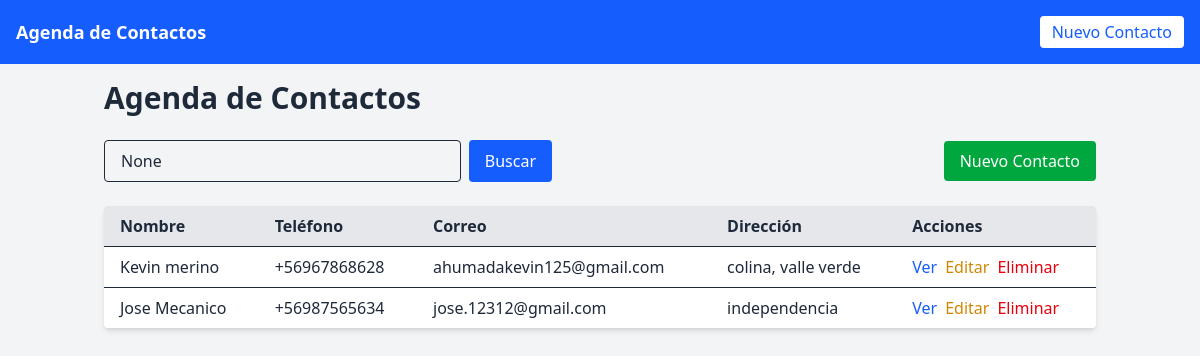
The app's page /contactos/, older data.
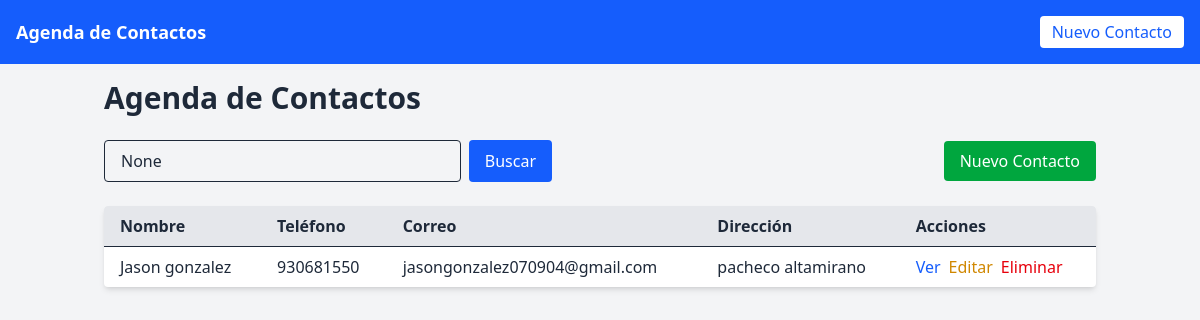
The same page, newer data.
### inventario/models.py (models this page shows, shortened)
class Contacto(models.Model):
    nombre = models.CharField(max_length=100)
    telefono = models.CharField(max_length=11)
    correo = models.EmailField()
    direccion = models.TextField()

### inventario/views.py (the view)
# urls.py: path('', lambda request: redirect('lista_contactos')),
def lista_contactos(request):
    query = request.GET.get('q')
    if query:
        contactos = Contacto.objects.filter(nombre__icontains=query) | Contacto.objects.filter(correo__icontains=query)
    else:
        contactos = Contacto.objects.all()
    return render(request, 'inventario/lista_contactos.html', {'contactos': contactos, 'query': query})

### inventario/templates/inventario/lista_contactos.html (shortened to what this page needs)
{% extends 'inventario/base.html' %}
{% block content %}
  <h2 class="text-3xl font-bold mb-6">Agenda de Contactos</h2>
  <div class="mb-6 flex justify-between items-center">
    <form method="get" class="flex gap-2 w-full max-w-md">
      <input type="text" name="q" placeholder="Buscar por nombre o correo" value="{{ query }}" class="px-4 py-2 border rounded w-full">
      <button type="submit" class="bg-blue-600 text-white px-4 py-2 rounded hover:bg-blue-700">Buscar</button>
    </form>
    <a href="{% url 'nuevo_contacto' %}" class="ml-4 bg-green-600 text-white px-4 py-2 rounded hover:bg-green-700">Nuevo Contacto</a>
  </div>
  <table class="w-full bg-white shadow-md rounded overflow-hidden">
    <thead class="bg-gray-200 text-left">
      <tr>
        <th class="px-4 py-2">Nombre</th>
        <th class="px-4 py-2">Teléfono</th>
        <th class="px-4 py-2">Correo</th>
        <th class="px-4 py-2">Dirección</th>
        <th class="px-4 py-2">Acciones</th>
      </tr>
    </thead>
    <tbody>
      {% for contacto in contactos %}
      <tr class="border-t hover:bg-gray-50">
        <td class="px-4 py-2">{{ contacto.nombre }}</td>
        <td class="px-4 py-2">{{ contacto.telefono }}</td>
        <td class="px-4 py-2">{{ contacto.correo }}</td>
        <td class="px-4 py-2">{{ contacto.direccion }}</td>
        <td class="px-4 py-2 flex gap-2">
          <a href="{% url 'detalle_contacto' contacto.id %}" class="text-blue-600 hover:underline">Ver</a>
          <a href="{% url 'editar_contacto' contacto.id %}" class="text-yellow-600 hover:underline">Editar</a>
          <a href="{% url 'eliminar_contacto' contacto.id %}" class="text-red-600 hover:underline">Eliminar</a>
        </td>
      </tr>
      {% empty %}
      <tr>
        <td colspan="5" class="px-4 py-2 text-center text-gray-500">No se encontraron contactos.</td>
      </tr>
      {% endfor %}
    </tbody>
  </table>
{% endblock %}

### inventario/templates/inventario/base.html (shortened to what this page needs)
<!DOCTYPE html>
<html lang="es">
  <head>
    <script src="https://cdn.jsdelivr.net/npm/@tailwindcss/browser@4"></script>
  </head>
  <body class="bg-gray-100 text-gray-800">
    <nav class="bg-blue-600 p-4 text-white flex justify-between items-center">
      <a href="{% url 'lista_contactos' %}" class="font-bold text-lg">Agenda de Contactos</a>
      <a href="{% url 'nuevo_contacto' %}" class="bg-white text-blue-600 px-3 py-1 rounded hover:bg-blue-100">Nuevo Contacto</a>
    </nav>
    <div class="container mx-auto p-4">
      {% block content %}
      {% endblock %}
    </div>
  </body>
</html>

Row changes from the older to the newer data that the page shows:
removed Contacto: nombre "Kevin merino", telefono "+56967868628", correo "ahumadakevin125@gmail.com", direccion "colina, valle verde"
removed Contacto: nombre "Jose Mecanico", telefono "+56987565634", correo "jose.12312@gmail.com", direccion "independencia"
added Contacto: nombre "Jason gonzalez", telefono "930681550", correo "jasongonzalez070904@gmail.com", direccion "pacheco altamirano"
